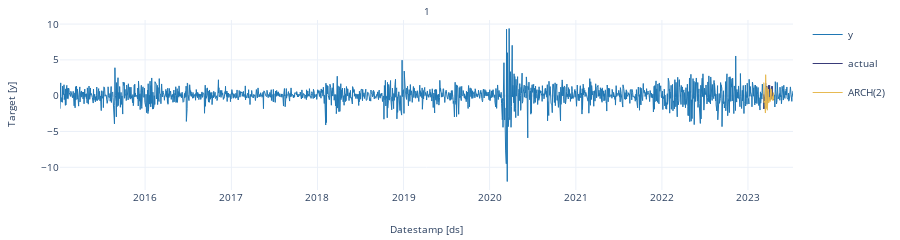
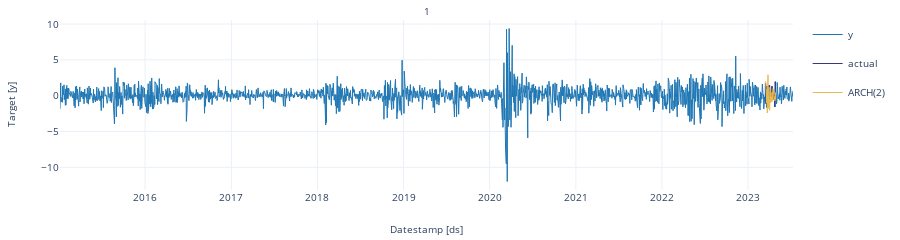
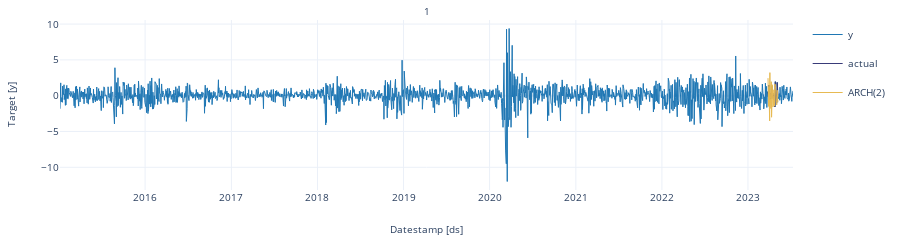

These figures' notebook cell, in order:
### Code cell
crossvalidation_df.rename(columns = {'y' : 'actual'}, inplace = True) # rename actual values 

cutoff = crossvalidation_df['cutoff'].unique()

for k in range(len(cutoff)): 
    cv = crossvalidation_df[crossvalidation_df['cutoff'] == cutoff[k]]
    StatsForecast.plot(df, cv.loc[:, cv.columns != 'cutoff'])

### Figure 1 — Plotly figure (JSON) as saved in the notebook; plotly's stock layout.template omitted (floating-point values rounded to 4 significant figures; data arrays with more than 128 entries replaced by an {"elided": "..."} marker saying what was removed)
{"data": [{"legendgroup": "y", "line": {"color": "#1f77b4", "width": 1}, "mode": "lines", "name": "y", "showlegend": true, "type": "scatter", "x": {"elided": "2143 str values"}, "xaxis": "x", "y": {"elided": "2143 float values"}, "yaxis": "y"}, {"legendgroup": "actual", "line": {"color": "#393b79", "width": 1}, "mode": "lines", "name": "actual", "showlegend": true, "type": "scatter", "x": ["2023-03-09T00:00:00", "2023-03-10T00:00:00", "2023-03-13T00:00:00", "2023-03-14T00:00:00", "2023-03-15T00:00:00", "2023-03-16T00:00:00", "2023-03-17T00:00:00", "2023-03-20T00:00:00", "2023-03-21T00:00:00", "2023-03-22T00:00:00", "2023-03-23T00:00:00", "2023-03-24T00:00:00", "2023-03-27T00:00:00", "2023-03-28T00:00:00", "2023-03-29T00:00:00", "2023-03-30T00:00:00", "2023-03-31T00:00:00", "2023-04-03T00:00:00", "2023-04-04T00:00:00", "2023-04-05T00:00:00", "2023-04-06T00:00:00", "2023-04-07T00:00:00", "2023-04-10T00:00:00", "2023-04-11T00:00:00", "2023-04-12T00:00:00", "2023-04-13T00:00:00", "2023-04-14T00:00:00", "2023-04-17T00:00:00", "2023-04-18T00:00:00", "2023-04-19T00:00:00", "2023-04-20T00:00:00"], "xaxis": "x", "y": [0.1415, -1.846, -1.448, -0.151, 1.648, -0.6981, 1.756, -1.102, 0.8918, 1.298, -1.646, 0.2985, 0.564, 0.1647, -0.1574, 1.424, 0.5715, 1.444, 0.3699, -0.5797, -0.2492, 0.3579, 0.09963, -0.004135, -0.4135, 1.326, -0.2069, 0.3306, 0.08552, -0.008426, -0.5953], "yaxis": "y"}, {"legendgroup": "ARCH(2)", "line": {"color": "#e7ba52", "width": 1}, "mode": "lines", "name": "ARCH(2)", "showlegend": true, "type": "scatter", "x": ["2023-03-09T00:00:00", "2023-03-10T00:00:00", "2023-03-13T00:00:00", "2023-03-14T00:00:00", "2023-03-15T00:00:00", "2023-03-16T00:00:00", "2023-03-17T00:00:00", "2023-03-20T00:00:00", "2023-03-21T00:00:00", "2023-03-22T00:00:00", "2023-03-23T00:00:00", "2023-03-24T00:00:00", "2023-03-27T00:00:00", "2023-03-28T00:00:00", "2023-03-29T00:00:00", "2023-03-30T00:00:00", "2023-03-31T00:00:00", "2023-04-03T00:00:00", "2023-04-04T00:00:00", "2023-04-05T00:00:00", "2023-04-06T00:00:00", "2023-04-07T00:00:00", "2023-04-10T00:00:00", "2023-04-11T00:00:00", "2023-04-12T00:00:00", "2023-04-13T00:00:00", "2023-04-14T00:00:00", "2023-04-17T00:00:00", "2023-04-18T00:00:00", "2023-04-19T00:00:00", "2023-04-20T00:00:00"], "xaxis": "x", "y": [1.841, -0.9643, -0.7409, -1.054, 0.8789, -2.423, 2.93, -1.8, 0.6863, -0.3299, 1.174, -2.032, -0.5002, -0.5409, 0.9017, -1.005, -0.1799, -0.7885, 0.03466, 0.4731, -0.7937, 0.9877, 0.9068, 0.5218, 0.8192, -0.6024, -0.1103, -0.7075, -0.2115, 0.4216, -0.4982], "yaxis": "y"}], "layout": {"annotations": [{"font": {"size": 10}, "showarrow": false, "text": "1", "x": 0.5, "xanchor": "center", "xref": "paper", "y": 1, "yanchor": "bottom", "yref": "paper"}, {"font": {"size": 10}, "showarrow": false, "text": "Datestamp [ds]", "x": 0.5, "xanchor": "center", "xref": "paper", "y": 0, "yanchor": "top", "yref": "paper", "yshift": -30}, {"font": {"size": 10}, "showarrow": false, "text": "Target [y]", "textangle": -90, "x": 0, "xanchor": "right", "xref": "paper", "xshift": -40, "y": 0.5, "yanchor": "middle", "yref": "paper"}], "autosize": true, "font": {"size": 10}, "height": 150, "margin": {"b": 50, "l": 60, "r": 10, "t": 20}, "xaxis": {"anchor": "y", "domain": [0, 1], "showticklabels": true, "visible": true}, "yaxis": {"anchor": "x", "domain": [0, 1]}}}

### Figure 2 — Plotly figure (JSON) as saved in the notebook; plotly's stock layout.template omitted (floating-point values rounded to 4 significant figures; data arrays with more than 128 entries replaced by an {"elided": "..."} marker saying what was removed)
{"data": [{"legendgroup": "y", "line": {"color": "#1f77b4", "width": 1}, "mode": "lines", "name": "y", "showlegend": true, "type": "scatter", "x": {"elided": "2143 str values"}, "xaxis": "x", "y": {"elided": "2143 float values"}, "yaxis": "y"}, {"legendgroup": "actual", "line": {"color": "#393b79", "width": 1}, "mode": "lines", "name": "actual", "showlegend": true, "type": "scatter", "x": ["2023-03-17T00:00:00", "2023-03-20T00:00:00", "2023-03-21T00:00:00", "2023-03-22T00:00:00", "2023-03-23T00:00:00", "2023-03-24T00:00:00", "2023-03-27T00:00:00", "2023-03-28T00:00:00", "2023-03-29T00:00:00", "2023-03-30T00:00:00", "2023-03-31T00:00:00", "2023-04-03T00:00:00", "2023-04-04T00:00:00", "2023-04-05T00:00:00", "2023-04-06T00:00:00", "2023-04-07T00:00:00", "2023-04-10T00:00:00", "2023-04-11T00:00:00", "2023-04-12T00:00:00", "2023-04-13T00:00:00", "2023-04-14T00:00:00", "2023-04-17T00:00:00", "2023-04-18T00:00:00", "2023-04-19T00:00:00", "2023-04-20T00:00:00", "2023-04-21T00:00:00", "2023-04-24T00:00:00", "2023-04-25T00:00:00", "2023-04-26T00:00:00", "2023-04-27T00:00:00", "2023-04-28T00:00:00"], "xaxis": "x", "y": [1.756, -1.102, 0.8918, 1.298, -1.646, 0.2985, 0.564, 0.1647, -0.1574, 1.424, 0.5715, 1.444, 0.3699, -0.5797, -0.2492, 0.3579, 0.09963, -0.004135, -0.4135, 1.326, -0.2069, 0.3306, 0.08552, -0.008426, -0.5953, 0.09032, 0.08516, -1.581, -0.3841, 1.957, 0.8253], "yaxis": "y"}, {"legendgroup": "ARCH(2)", "line": {"color": "#e7ba52", "width": 1}, "mode": "lines", "name": "ARCH(2)", "showlegend": true, "type": "scatter", "x": ["2023-03-17T00:00:00", "2023-03-20T00:00:00", "2023-03-21T00:00:00", "2023-03-22T00:00:00", "2023-03-23T00:00:00", "2023-03-24T00:00:00", "2023-03-27T00:00:00", "2023-03-28T00:00:00", "2023-03-29T00:00:00", "2023-03-30T00:00:00", "2023-03-31T00:00:00", "2023-04-03T00:00:00", "2023-04-04T00:00:00", "2023-04-05T00:00:00", "2023-04-06T00:00:00", "2023-04-07T00:00:00", "2023-04-10T00:00:00", "2023-04-11T00:00:00", "2023-04-12T00:00:00", "2023-04-13T00:00:00", "2023-04-14T00:00:00", "2023-04-17T00:00:00", "2023-04-18T00:00:00", "2023-04-19T00:00:00", "2023-04-20T00:00:00", "2023-04-21T00:00:00", "2023-04-24T00:00:00", "2023-04-25T00:00:00", "2023-04-26T00:00:00", "2023-04-27T00:00:00", "2023-04-28T00:00:00"], "xaxis": "x", "y": [2.041, -0.8854, -0.7837, -1.039, 0.8833, -2.415, 2.915, -1.791, 0.6847, -0.3297, 1.174, -2.028, -0.4987, -0.542, 0.9017, -1.004, -0.1798, -0.79, 0.03463, 0.4743, -0.7937, 0.9871, 0.9062, 0.5218, 0.8201, -0.6022, -0.1105, -0.7083, -0.2113, 0.4223, -0.4982], "yaxis": "y"}], "layout": {"annotations": [{"font": {"size": 10}, "showarrow": false, "text": "1", "x": 0.5, "xanchor": "center", "xref": "paper", "y": 1, "yanchor": "bottom", "yref": "paper"}, {"font": {"size": 10}, "showarrow": false, "text": "Datestamp [ds]", "x": 0.5, "xanchor": "center", "xref": "paper", "y": 0, "yanchor": "top", "yref": "paper", "yshift": -30}, {"font": {"size": 10}, "showarrow": false, "text": "Target [y]", "textangle": -90, "x": 0, "xanchor": "right", "xref": "paper", "xshift": -40, "y": 0.5, "yanchor": "middle", "yref": "paper"}], "autosize": true, "font": {"size": 10}, "height": 150, "margin": {"b": 50, "l": 60, "r": 10, "t": 20}, "xaxis": {"anchor": "y", "domain": [0, 1], "showticklabels": true, "visible": true}, "yaxis": {"anchor": "x", "domain": [0, 1]}}}

### Figure 3 — Plotly figure (JSON) as saved in the notebook; plotly's stock layout.template omitted (floating-point values rounded to 4 significant figures; data arrays with more than 128 entries replaced by an {"elided": "..."} marker saying what was removed)
{"data": [{"legendgroup": "y", "line": {"color": "#1f77b4", "width": 1}, "mode": "lines", "name": "y", "showlegend": true, "type": "scatter", "x": {"elided": "2143 str values"}, "xaxis": "x", "y": {"elided": "2143 float values"}, "yaxis": "y"}, {"legendgroup": "actual", "line": {"color": "#393b79", "width": 1}, "mode": "lines", "name": "actual", "showlegend": true, "type": "scatter", "x": ["2023-03-27T00:00:00", "2023-03-28T00:00:00", "2023-03-29T00:00:00", "2023-03-30T00:00:00", "2023-03-31T00:00:00", "2023-04-03T00:00:00", "2023-04-04T00:00:00", "2023-04-05T00:00:00", "2023-04-06T00:00:00", "2023-04-07T00:00:00", "2023-04-10T00:00:00", "2023-04-11T00:00:00", "2023-04-12T00:00:00", "2023-04-13T00:00:00", "2023-04-14T00:00:00", "2023-04-17T00:00:00", "2023-04-18T00:00:00", "2023-04-19T00:00:00", "2023-04-20T00:00:00", "2023-04-21T00:00:00", "2023-04-24T00:00:00", "2023-04-25T00:00:00", "2023-04-26T00:00:00", "2023-04-27T00:00:00", "2023-04-28T00:00:00", "2023-05-01T00:00:00", "2023-05-02T00:00:00", "2023-05-03T00:00:00", "2023-05-04T00:00:00", "2023-05-05T00:00:00", "2023-05-08T00:00:00"], "xaxis": "x", "y": [0.564, 0.1647, -0.1574, 1.424, 0.5715, 1.444, 0.3699, -0.5797, -0.2492, 0.3579, 0.09963, -0.004135, -0.4135, 1.326, -0.2069, 0.3306, 0.08552, -0.008426, -0.5953, 0.09032, 0.08516, -1.581, -0.3841, 1.957, 0.8253, -0.03861, -1.159, -0.6998, -0.7219, 1.847, 0.04521], "yaxis": "y"}, {"legendgroup": "ARCH(2)", "line": {"color": "#e7ba52", "width": 1}, "mode": "lines", "name": "ARCH(2)", "showlegend": true, "type": "scatter", "x": ["2023-03-27T00:00:00", "2023-03-28T00:00:00", "2023-03-29T00:00:00", "2023-03-30T00:00:00", "2023-03-31T00:00:00", "2023-04-03T00:00:00", "2023-04-04T00:00:00", "2023-04-05T00:00:00", "2023-04-06T00:00:00", "2023-04-07T00:00:00", "2023-04-10T00:00:00", "2023-04-11T00:00:00", "2023-04-12T00:00:00", "2023-04-13T00:00:00", "2023-04-14T00:00:00", "2023-04-17T00:00:00", "2023-04-18T00:00:00", "2023-04-19T00:00:00", "2023-04-20T00:00:00", "2023-04-21T00:00:00", "2023-04-24T00:00:00", "2023-04-25T00:00:00", "2023-04-26T00:00:00", "2023-04-27T00:00:00", "2023-04-28T00:00:00", "2023-05-01T00:00:00", "2023-05-02T00:00:00", "2023-05-03T00:00:00", "2023-05-04T00:00:00", "2023-05-05T00:00:00", "2023-05-08T00:00:00"], "xaxis": "x", "y": [2.45, -0.94, -0.9272, -1.503, 1.258, -3.522, 3.218, -1.792, 0.6611, -0.3881, 1.953, -3.007, -0.6045, -0.7376, 1.526, -1.575, -0.2703, -1.309, 0.05787, 0.8338, -1.456, 1.643, 1.407, 0.7918, 1.328, -0.9684, -0.1807, -1.283, -0.3656, 0.7587, -0.919], "yaxis": "y"}], "layout": {"annotations": [{"font": {"size": 10}, "showarrow": false, "text": "1", "x": 0.5, "xanchor": "center", "xref": "paper", "y": 1, "yanchor": "bottom", "yref": "paper"}, {"font": {"size": 10}, "showarrow": false, "text": "Datestamp [ds]", "x": 0.5, "xanchor": "center", "xref": "paper", "y": 0, "yanchor": "top", "yref": "paper", "yshift": -30}, {"font": {"size": 10}, "showarrow": false, "text": "Target [y]", "textangle": -90, "x": 0, "xanchor": "right", "xref": "paper", "xshift": -40, "y": 0.5, "yanchor": "middle", "yref": "paper"}], "autosize": true, "font": {"size": 10}, "height": 150, "margin": {"b": 50, "l": 60, "r": 10, "t": 20}, "xaxis": {"anchor": "y", "domain": [0, 1], "showticklabels": true, "visible": true}, "yaxis": {"anchor": "x", "domain": [0, 1]}}}
